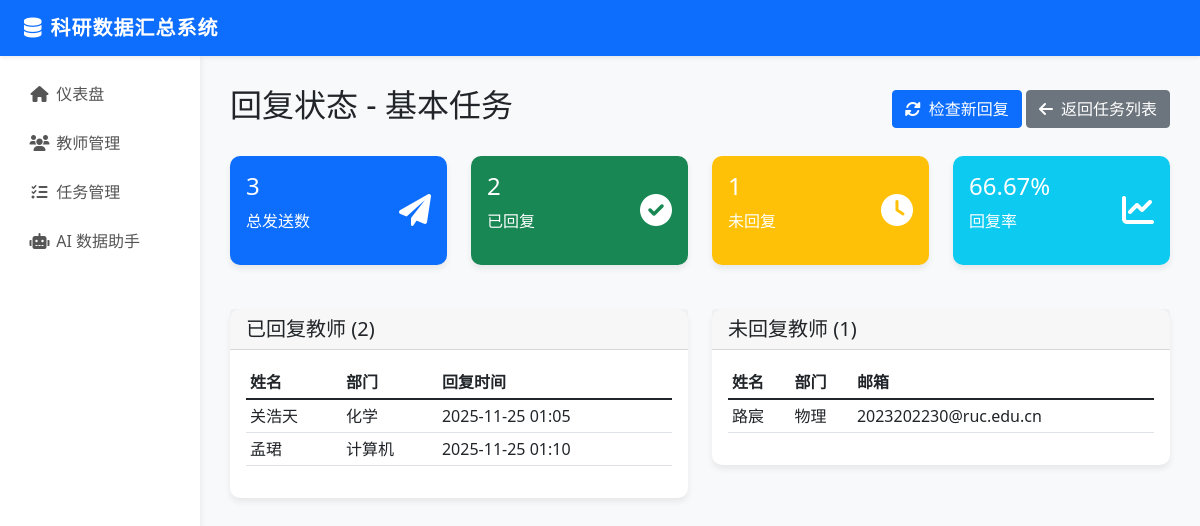
Screenshot of /tasks/1/replies with the database file from the repository.
### models.py (models this page shows, shortened)
class SummaryTask(db.Model):
    __tablename__ = 'summary_tasks'
    task_id = db.Column(db.Integer, primary_key=True)
    task_name = db.Column(db.String(100), unique=True, nullable=False)
    description = db.Column(db.Text)
    create_time = db.Column(db.DateTime, default=datetime.utcnow)
    deadline = db.Column(db.DateTime)
    template_path = db.Column(db.String(255))
    template_fields = db.Column(db.Text)
    column_mapping = db.Column(db.Text)

class Teacher(db.Model):
    __tablename__ = 'teachers'
    teacher_id = db.Column(db.Integer, primary_key=True)
    teacher_name = db.Column(db.String(50), nullable=False)
    department = db.Column(db.String(50), nullable=False)
    email = db.Column(db.String(100), unique=True, nullable=False)
    phone = db.Column(db.String(20))
    id_card = db.Column(db.String(20))
    birthdate = db.Column(db.Date)
    title = db.Column(db.String(50))
    position = db.Column(db.String(50))
    education = db.Column(db.String(50))
    degree = db.Column(db.String(50))
    created_at = db.Column(db.DateTime, default=datetime.utcnow)

### app.py (the view)
@app.route('/tasks/<int:task_id>/replies')
def task_replies(task_id):
    try:
        task = SummaryTask.query.get_or_404(task_id)
        replied_records = EmailRecord.query.filter_by(task_id=task_id, status='已回复').all()
        not_replied_records = EmailRecord.query.filter_by(task_id=task_id, status='未回复').all()
        replied_list = []
        for r in replied_records:
            teacher = Teacher.query.get(r.teacher_id)
            if teacher:
                replied_list.append({
                    'teacher_name': teacher.teacher_name,
                    'department': teacher.department,
                    'reply_time': r.replied_time.strftime('%Y-%m-%d %H:%M') if r.replied_time else '未知'
                })
        not_replied_list = []
        for r in not_replied_records:
            teacher = Teacher.query.get(r.teacher_id)
            if teacher:
                not_replied_list.append({'teacher_name': teacher.teacher_name, 'department': teacher.department, 'email': teacher.email})
        total = len(replied_list) + len(not_replied_list)
        stats = {
            'total': total,
            'replied': len(replied_list),
            'not_replied': len(not_replied_list),
            'reply_rate': round((len(replied_list) / total * 100), 2) if total > 0 else 0
        }
        return render_template('task_replies.html', task=task, statistics=stats, replied_teachers=replied_list, not_replied_teachers=not_replied_list)
    except Exception as e:
        flash(f'加载回复详情失败: {str(e)}')
        return redirect(url_for('manage_tasks'))

### templates/task_replies.html (shortened to what this page needs)
{% extends "base.html" %}
{% block content %}
<div class="d-flex justify-content-between align-items-center mb-4">
    <h2>回复状态 - {{ task.task_name }}</h2>
    <div>
        <button class="btn btn-primary" onclick="checkReplies()">
            <i class="fas fa-sync-alt me-2"></i>检查新回复
        </button>
        <a href="{{ url_for('manage_tasks') }}" class="btn btn-secondary">
            <i class="fas fa-arrow-left me-2"></i>返回任务列表
        </a>
    </div>
</div>
<div class="row mb-4">
    <div class="col-md-3">
        <div class="card text-white bg-primary">
            <div class="card-body">
                <div class="d-flex justify-content-between">
                    <div>
                        <h4>{{ statistics.total }}</h4>
                        <p>总发送数</p>
                    </div>
                    <div class="align-self-center">
                        <i class="fas fa-paper-plane fa-2x"></i>
                    </div>
                </div>
            </div>
        </div>
    </div>
    <div class="col-md-3">
        <div class="card text-white bg-success">
            <div class="card-body">
                <div class="d-flex justify-content-between">
                    <div>
                        <h4>{{ statistics.replied }}</h4>
                        <p>已回复</p>
                    </div>
                    <div class="align-self-center">
                        <i class="fas fa-check-circle fa-2x"></i>
                    </div>
                </div>
            </div>
        </div>
    </div>
    <div class="col-md-3">
        <div class="card text-white bg-warning">
            <div class="card-body">
                <div class="d-flex justify-content-between">
                    <div>
                        <h4>{{ statistics.not_replied }}</h4>
                        <p>未回复</p>
                    </div>
                    <div class="align-self-center">
                        <i class="fas fa-clock fa-2x"></i>
                    </div>
                </div>
            </div>
        </div>
    </div>
    <div class="col-md-3">
        <div class="card text-white bg-info">
            <div class="card-body">
                <div class="d-flex justify-content-between">
                    <div>
                        <h4>{{ statistics.reply_rate }}%</h4>
                        <p>回复率</p>
                    </div>
                    <div class="align-self-center">
                        <i class="fas fa-chart-line fa-2x"></i>
                    </div>
                </div>
            </div>
        </div>
    </div>
</div>
<div class="row">
    <div class="col-md-6">
        <div class="card">
            <div class="card-header">
                <h5 class="mb-0">已回复教师 ({{ replied_teachers|length }})</h5>
            </div>
            <div class="card-body">
                {% if replied_teachers %}
                <div class="table-responsive">
                    <table class="table table-sm">
                        <thead>
                            <tr>
                                <th>姓名</th>
                                <th>部门</th>
                                <th>回复时间</th>
                            </tr>
                        </thead>
                        <tbody>
                            {% for teacher in replied_teachers %}
                            <tr>
                                <td>{{ teacher.teacher_name }}</td>
                                <td>{{ teacher.department }}</td>
                                <td>{{ teacher.reply_time }}</td>
                            </tr>
                            {% endfor %}
                        </tbody>
                    </table>
                </div>
                {% else %}
                <p class="text-muted text-center py-3">暂无回复</p>
                {% endif %}
            </div>
        </div>
    </div>
    <div class="col-md-6">
        <div class="card">
            <div class="card-header">
                <h5 class="mb-0">未回复教师 ({{ not_replied_teachers|length }})</h5>
            </div>
            <div class="card-body">
                {% if not_replied_teachers %}
                <div class="table-responsive">
                    <table class="table table-sm">
                        <thead>
                            <tr>
                                <th>姓名</th>
                                <th>部门</th>
                                <th>邮箱</th>
                            </tr>
                        </thead>
                        <tbody>
                            {% for teacher in not_replied_teachers %}
                            <tr>
                                <td>{{ teacher.teacher_name }}</td>
                                <td>{{ teacher.department }}</td>
                                <td>{{ teacher.email }}</td>
                            </tr>
                            {% endfor %}
                        </tbody>
                    </table>
                </div>
                {% else %}
                <p class="text-muted text-center py-3">所有教师均已回复</p>
                {% endif %}
            </div>
        </div>
    </div>
</div>
{% endblock %}

### templates/base.html (style rules this page uses)
body { background-color: #f8f9fa; }
.card { border: none; box-shadow: 0 4px 6px rgba(0,0,0,0.07); border-radius: 10px; margin-bottom: 20px; transition: transform 0.2s; }

### rows the page displays
SummaryTask: task_name "基本任务"
Teacher: teacher_name "关浩天", department "化学", reply_time "2025-11-25 01:05"
Teacher: teacher_name "孟珺", department "计算机", reply_time "2025-11-25 01:10"
Teacher: teacher_name "路宸", department "物理", email "2023202230@ruc.edu.cn"

### other values shown
{{ statistics.total }} "3"
{{ statistics.replied }} "2"
{{ statistics.not_replied }} "1"
{{ statistics.reply_rate }} "66.67"
{{ replied_teachers|length }} "2"
{{ not_replied_teachers|length }} "1"
